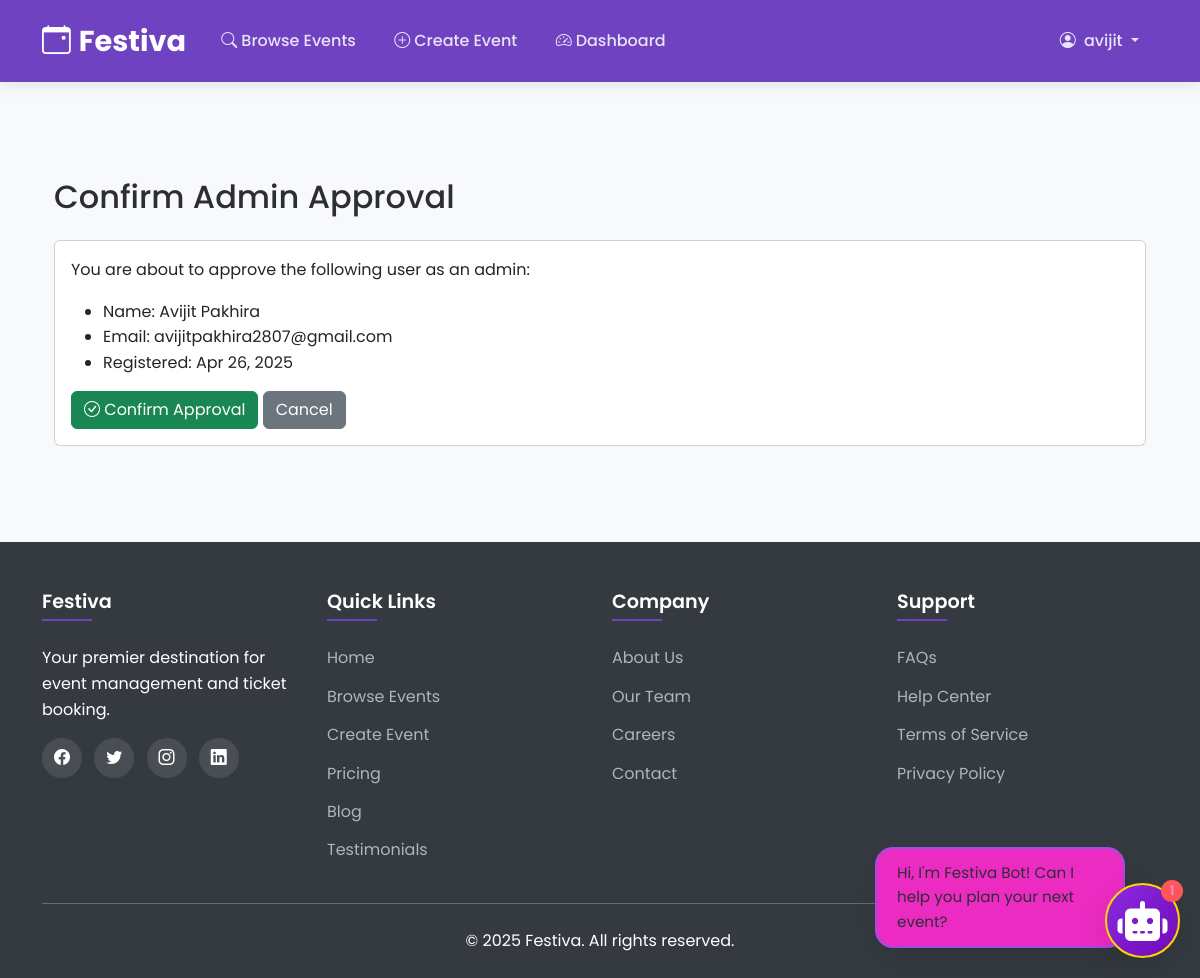
The app's page /controller/approve/20/ (signed in) with its own data.
### core/models.py (models this page shows, shortened)
class CustomUser(AbstractUser):
    ROLE_CHOICES = (
        ('customer', 'Customer'),
        ('organizer', 'Organizer'),
        ('admin', 'Admin'),
    )
    role = models.CharField(max_length=10, choices=ROLE_CHOICES, default='customer')
    phone = models.CharField(max_length=20, blank=True)
    bio = models.TextField(blank=True)
    profile_picture = models.ImageField(upload_to='profile_pics/', blank=True)
    email = models.EmailField(unique=True)  # Add this line to enforce unique emails
    is_approved = models.BooleanField(default=False)

### core/views.py (the view, shortened to what this page needs)
# urls.py: path('controller/approve/<int:user_id>/', views.approve_admin, name='approve_admin'),
@login_required
@user_passes_test(lambda u: u.is_superuser)
def approve_admin(request, user_id):
    User = get_user_model()
    user = get_object_or_404(User, id=user_id)
    return render(request, 'controller/confirm_approval.html', {'user': user})

### templates/controller/confirm_approval.html (shortened to what this page needs)
{% extends 'base.html' %}
{% block content %}
<div class="container py-5">
    <h2>Confirm Admin Approval</h2>
    <div class="card mt-4">
        <div class="card-body">
            <p>You are about to approve the following user as an admin:</p>
            <ul>
                <li>Name: {{ user.get_full_name }}</li>
                <li>Email: {{ user.email }}</li>
                <li>Registered: {{ user.date_joined|date:"M d, Y" }}</li>
            </ul>
            <form method="POST">
                <button type="submit" class="btn btn-success">
                    <i class="bi bi-check-circle"></i> Confirm Approval
                </button>
                <a href="{% url 'admin_pending_approvals' %}" class="btn btn-secondary">
                    Cancel
                </a>
            </form>
        </div>
    </div>
</div>
{% endblock %}

### templates/base.html (shortened to what this page needs)
<!DOCTYPE html>
{% load static %}
<html lang="en">
<head>
    <link href="https://cdn.jsdelivr.net/npm/bootstrap@5.3.2/dist/css/bootstrap.min.css" rel="stylesheet">
    <link rel="stylesheet" href="https://cdn.jsdelivr.net/npm/bootstrap-icons@1.11.1/font/bootstrap-icons.css">
</head>
<body>
    <nav class="navbar navbar-expand-lg navbar-dark navbar-custom sticky-top">
        <div class="container">
            <a class="navbar-brand navbar-brand-custom" href="{% url 'home' %}">
                <i class="bi bi-calendar-event me-2"></i>Festiva
            </a>
            <div class="collapse navbar-collapse" id="navbarNav">
                <ul class="navbar-nav me-auto">
                    <li class="nav-item">
                        <a class="nav-link nav-link-custom {% if request.path == '/events/' %}active{% endif %}" href="{% url 'browse_events' %}">
                            <i class="bi bi-search me-1"></i>Browse Events
                        </a>
                    </li>
                    <li class="nav-item">
                        <a class="nav-link nav-link-custom {% if request.path == '/create-event/' %}active{% endif %}" href="{% url 'create_event' %}">
                            <i class="bi bi-plus-circle me-1"></i>Create Event
                        </a>
                    </li>
                    <li class="nav-item">
                        <a class="nav-link nav-link-custom {% if request.path == '/dashboard/' %}active{% endif %}" href="{% url 'dashboard' %}">
                            <i class="bi bi-speedometer2 me-1"></i>Dashboard
                        </a>
                    </li>
                </ul>
                <ul class="navbar-nav">
                    {% if user.is_authenticated %}
                    <li class="nav-item dropdown">
                        <a class="nav-link nav-link-custom dropdown-toggle" href="#" id="navbarDropdown" role="button" data-bs-toggle="dropdown">
                            <i class="bi bi-person-circle me-1"></i> {{ user.username }}
                        </a>
                    </li>
                    {% endif %}
                </ul>
            </div>
        </div>
    </nav>
    <main class="main-content">
        <div class="container">
            {% block content %}{% endblock %}
        </div>
    </main>
    <footer class="footer-custom">
        <div class="container">
            <div class="row g-4">
                <div class="col-lg-3 col-md-6">
                    <h5 class="footer-heading">Festiva</h5>
                    <p>Your premier destination for event management and ticket booking.</p>
                    <div class="social-icons mt-3">
                        <a href="#"><i class="bi bi-facebook"></i></a>
                        <a href="#"><i class="bi bi-twitter"></i></a>
                        <a href="#"><i class="bi bi-instagram"></i></a>
                        <a href="#"><i class="bi bi-linkedin"></i></a>
                    </div>
                </div>
                <div class="col-lg-3 col-md-6">
                    <h5 class="footer-heading">Quick Links</h5>
                    <ul class="footer-links">
                        <li><a href="{% url 'home' %}">Home</a></li>
                        <li><a href="{% url 'browse_events' %}">Browse Events</a></li>
                        <li><a href="{% url 'create_event' %}">Create Event</a></li>
                        <li><a href="{% url 'pricing' %}">Pricing</a></li>
                        <li><a href="{% url 'blog' %}">Blog</a></li>
                        <li><a href="{% url 'testimonials' %}">Testimonials</a></li>
                    </ul>
                </div>
                <div class="col-lg-3 col-md-6">
                    <h5 class="footer-heading">Company</h5>
                    <ul class="footer-links">
                        <li><a href="{% url 'about' %}">About Us</a></li>
                        <li><a href="{% url 'team' %}">Our Team</a></li>
                        <li><a href="{% url 'careers' %}">Careers</a></li>
                        <li><a href="{% url 'contact' %}">Contact</a></li>
                    </ul>
                </div>
                <div class="col-lg-3 col-md-6">
                    <h5 class="footer-heading">Support</h5>
                    <ul class="footer-links">
                        <li><a href="{% url 'faq' %}">FAQs</a></li>
                        <li><a href="{% url 'help' %}">Help Center</a></li>
                        <li><a href="{% url 'terms' %}">Terms of Service</a></li>
                        <li><a href="{% url 'privacy' %}">Privacy Policy</a></li>
                    </ul>
                </div>
            </div>
            <hr class="mt-4 mb-3 bg-light">
            <div class="text-center pt-2">
                <p class="mb-0">&copy; {% now "Y" %} Festiva. All rights reserved.</p>
            </div>
        </div>
    </footer>
{% include 'chat3.html' %}

### templates/base.html (style rules this page uses)
:root { --primary-color: #6f42c1; --primary-dark: #5a32a3; --secondary-color: #f8f9fa; --accent-color: #ff6b6b; --dark-color: #343a40; --light-gray: #adb5bd; }
body { display: flex; flex-direction: column; min-height: 100vh; background-color: var(--secondary-color); font-family: 'Segoe UI', Tahoma, Geneva, Verdana, sans-serif; }
.navbar-custom { background-color: var(--primary-color) !important; box-shadow: 0 2px 15px rgba(0,0,0,0.1); padding: 0.8rem 0; }
.navbar-brand-custom { font-weight: 700; font-size: 1.8rem; color: white !important; transition: all 0.3s ease; }
.nav-link-custom { font-weight: 500; padding: 0.5rem 1rem !important; color: rgba(255,255,255,0.85) !important; border-radius: 0.3rem; transition: all 0.3s ease; margin: 0 0.2rem; }
.footer-custom { background-color: var(--dark-color); color: white; margin-top: auto; padding: 3rem 0 1.5rem; }
.footer-custom a { color: var(--light-gray); text-decoration: none; transition: all 0.3s ease; }
.footer-heading { font-size: 1.2rem; font-weight: 600; margin-bottom: 1.5rem; position: relative; padding-bottom: 0.5rem; }
.footer-heading::after { content: ''; position: absolute; left: 0; bottom: 0; width: 50px; height: 2px; background-color: var(--primary-color); }
.footer-links { list-style: none; padding-left: 0; }
.footer-links li { margin-bottom: 0.8rem; }
.social-icons a { display: inline-block; width: 40px; height: 40px; background-color: rgba(255,255,255,0.1); color: white !important; border-radius: 50%; text-align: center; line-height: 40px; margin-right: 0.5rem; transition: all 0.3s ease; }
.main-content { flex: 1; padding: 3rem 0; }

### chatbot/templates/chat3.html (style rules this page uses)
:root { --primary: #8A2BE2; --primary-light: #9D4EDD; --secondary: #7209B7; --secondary-light: #A16AE8; --accent: #FFD700; --dark: #2D2D34; --light: #F8F9FA; --gray: #6C757D; --success: #38B000; --warning: #FF9914; --danger: #FF5757; --border-radius: 12px; --box-shadow: 0 10px 30px rgba(0, 0, 0, 0.1); --transition: all 0.3s ease; }
* { margin: 0; padding: 0; box-sizing: border-box; }
body { font-family: 'Poppins', sans-serif; background-color: #F8F9FD; color: var(--dark); line-height: 1.6; overflow-x: hidden; }

### records on screen
CustomUser: username "avijit", get_full_name "Avijit Pakhira", email "avijitpakhira2807@gmail.com", date_joined "Apr 26, 2025"
